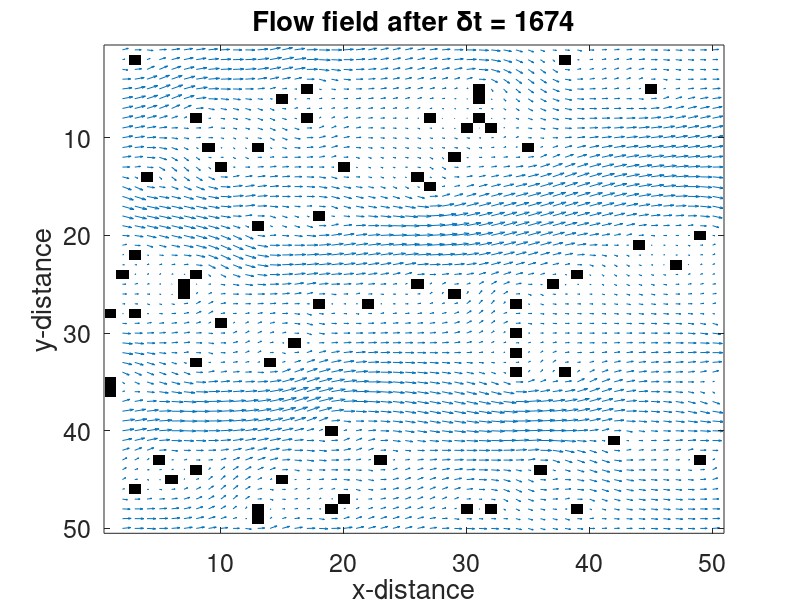

Write MATLAB code to recreate this figure.
% 2D Lattice Boltzmann (BGK) model of a fluid. By Ian Haslam.
%  c4  c3   c2  D2Q9 model. At each timestep, particle densities propagate
%    \  |  /    outwards in the directions indicated in the figure. An
%  c5 -c9 - c1  equivalent 'equilibrium' density is found, and the densities
%    /  |  \    relax towards that state, in a proportion governed by omega.
%  c6  c7   c8  Iain Haslam, March 2006.
% Comments added by GT, April 2007
% Edited by Cole Pazar, April 2016, for playing around with 2D models
%
% go to: https://github.com/copa1079/cellular_automaton  for more outputs etc.
% in this repo ^ I show a minimum in the time to equilibrium of the model for different porosities.
%
%% initialize code
% constants
font = 18;
omega=1.0;           % = 1/tau where tau=relaxation time scale
factor = 10;         % factor to skew the density
density=factor*1.0;  % initial density
% this sneakily incorporates the factor of of 3 that shows up in the
% equilibrium distributions, so c_squ actually equals c^2/3.
c_squ=1/3;  
% these are the weights for equilibrium distribution
t1=4/9;   % Rest particle
t2=1/9;   % "Straight" directions
t3=1/36;  % Diagonal directions
% lattice size:
size = 50; nx=size; ny=size;
% set up matrix:
matrix_length = 9;
F=repmat(density/matrix_length,[nx ny matrix_length]); FEQ=F; 
msize=nx*ny;
CI=(0:msize:msize*matrix_length);
% set up flow domain
% initial fluid flow is in the positive x direction, flowing from left to
% right, which can be seen by setting the space to zero:
space = 0.02;   % very minimal obstructions = 0.01, max debris = 0.5
gaps = 1-space; % = a number between 0.5?0.99 for varying porosities
BOUND=rand(nx,ny)>gaps; % porous (depending on gaps) random domain
ON=find(BOUND); % matrix offset of each Occupied Node
TO_REFLECT=[ON+CI(1) ON+CI(2) ON+CI(3) ON+CI(4) ...
            ON+CI(5) ON+CI(6) ON+CI(7) ON+CI(8)];
REFLECTED= [ON+CI(5) ON+CI(6) ON+CI(7) ON+CI(8) ...
            ON+CI(1) ON+CI(2) ON+CI(3) ON+CI(4)];
% Set up initial flow velocities
avu=2.0;         % Average x-directed velocity
prevavu=2.0;     % Previous "
ts=0;            % Time-step counter
deltaU=1e-8;     % Velocity added to first row (left side)
numactivenodes=sum(sum(1-BOUND));

%% run the main loop, stopping at equilibrium or 4000 time steps:
while (ts<4000 && 1e-10<abs((prevavu-avu)/avu)) || ts<100
    
    % Propagate (be careful about directions here ...)
    F(:,:,4)=F([2:nx 1],[ny 1:ny-1],4);     % up and right
    F(:,:,3)=F(:,[ny 1:ny-1],3);            % right
    F(:,:,2)=F([nx 1:nx-1],[ny 1:ny-1],2);  % down and right
    F(:,:,5)=F([2:nx 1],:,5);               % up
    F(:,:,1)=F([nx 1:nx-1],:,1);            % propagate down
    F(:,:,6)=F([2:nx 1],[2:ny 1],6);        % up and left
    F(:,:,7)=F(:,[2:ny 1],7);               % left
    F(:,:,8)=F([nx 1:nx-1],[2:ny 1],8);     % down and left
    
    BOUNCEDBACK=F(TO_REFLECT); % densities bouncing back at next timestep
    
    % calculate local densities as the sum of all velocity components
    DENSITY=sum(F,3);
    
    % calculate velocities:
    % sum of "rightward" minus sum of "leftward"
    UX=(sum(F(:,:,[1 2 8]),3)-sum(F(:,:,[4 5 6]),3))./DENSITY; 
    % sum of "upward" minus sum of "downward"
    UY=(sum(F(:,:,[2 3 4]),3)-sum(F(:,:,[6 7 8]),3))./DENSITY;
    
    % apply boundary conditions:
    UX(1,1:ny)=UX(1,1:ny)+deltaU; % increase inlet pressure
    UX(ON)=0; UY(ON)=0; DENSITY(ON)=0;
    U_SQU=UX.^2+UY.^2; U_C2=UX+UY; U_C4=-UX+UY; U_C6=-U_C2; U_C8=-U_C4;
    
    % calculate equilibrium distribution: stationary
    FEQ(:,:,9)=t1*DENSITY.*(1-U_SQU/(2*c_squ));
    % nearest-neighbours
    FEQ(:,:,1)=t2*DENSITY.*(1+UX/c_squ+0.5*(UX/c_squ).^2-U_SQU/(2*c_squ));
    FEQ(:,:,3)=t2*DENSITY.*(1+UY/c_squ+0.5*(UY/c_squ).^2-U_SQU/(2*c_squ));
    FEQ(:,:,5)=t2*DENSITY.*(1-UX/c_squ+0.5*(UX/c_squ).^2-U_SQU/(2*c_squ));
    FEQ(:,:,7)=t2*DENSITY.*(1-UY/c_squ+0.5*(UY/c_squ).^2-U_SQU/(2*c_squ));
    % next-nearest neighbours
    FEQ(:,:,2)=t3*DENSITY.*(1+U_C2/c_squ+0.5*(U_C2/c_squ).^2-U_SQU/(2*c_squ));
    FEQ(:,:,4)=t3*DENSITY.*(1+U_C4/c_squ+0.5*(U_C4/c_squ).^2-U_SQU/(2*c_squ));
    FEQ(:,:,6)=t3*DENSITY.*(1+U_C6/c_squ+0.5*(U_C6/c_squ).^2-U_SQU/(2*c_squ));
    FEQ(:,:,8)=t3*DENSITY.*(1+U_C8/c_squ+0.5*(U_C8/c_squ).^2-U_SQU/(2*c_squ));
    
    % compute new particle velocities
    F=omega*FEQ+(1-omega)*F;
    
    % bounce-back from boundaries
    F(REFLECTED)=BOUNCEDBACK;
    
    % update time step and check for equilibrium
    prevavu=avu;avu=sum(sum(UX))/numactivenodes; ts=ts+1;
end
%% finalize plotting
figure(1);clf;colormap(gray(2));image(2-BOUND');hold on;
quiver(2:nx,1:ny,UX(2:nx,:)',UY(2:nx,:)');
title(['Flow field after \deltat = ',num2str(ts)],'fontsize',font);
xlabel('x-distance','fontsize',font);
ylabel('y-distance','fontsize',font);
set(gca,'fontsize',font)
% end of code
